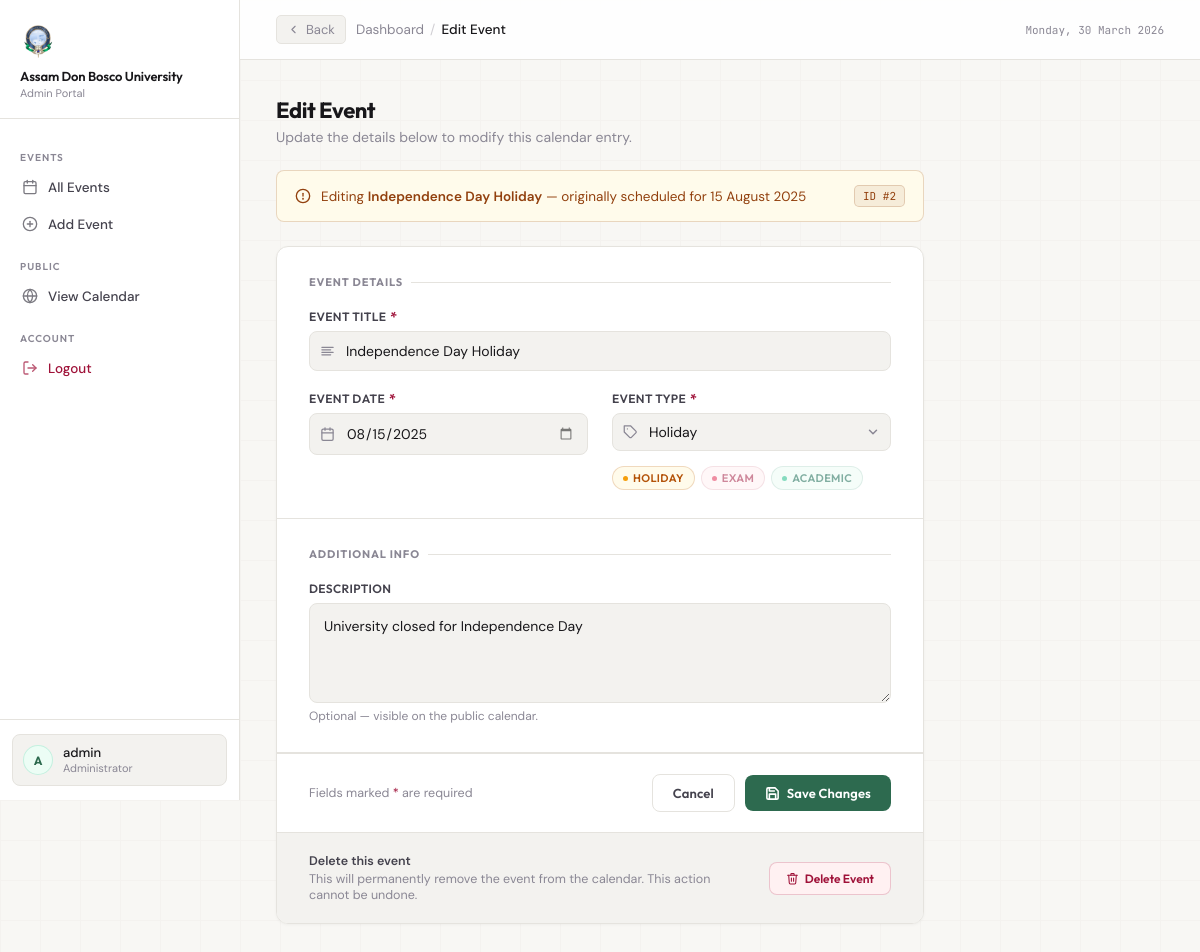
The app's page /academic/admin/edit_event.php?id=2 (signed in) with its own data.
### tables this page shows
CREATE TABLE IF NOT EXISTS `events` (
  `id` int NOT NULL AUTO_INCREMENT,
  `title` varchar(200) DEFAULT NULL,
  `type` varchar(50) DEFAULT NULL,
  `event_date` date DEFAULT NULL,
  `description` text,
  PRIMARY KEY (`id`)
);

### academic/admin/edit_event.php (the view, shortened to what this page needs)
<?php
include "../config.php";
$id = (int)$_GET['id'];
$stmt = $conn->prepare("SELECT * FROM events WHERE id=?");
$stmt->bind_param("i", $id);
$stmt->execute();
$result = $stmt->get_result();
$event  = $result->fetch_assoc();
$val = [
  'title'       => isset($_POST['title'])       ? $_POST['title']       : $event['title'],
  'date'        => isset($_POST['date'])         ? $_POST['date']        : $event['event_date'],
  'type'        => isset($_POST['type'])         ? $_POST['type']        : $event['type'],
  'description' => isset($_POST['description'])  ? $_POST['description'] : $event['description'],
];
?>
<!DOCTYPE html>
<html lang="en">
<head>
</head>
<body>
<aside class="sidebar" id="sidebar">
  <div class="sidebar-brand">
    <img src="../logo.png" alt="ADBU Logo">
    <div>
      <div class="sidebar-brand-name">Assam Don Bosco University</div>
      <div class="sidebar-brand-sub">Admin Portal</div>
    </div>
  </div>
  <nav class="sidebar-nav">
    <div class="nav-section-label">Events</div>
    <a href="dashboard.php" class="nav-item">
      <svg viewBox="0 0 24 24" fill="none" stroke="currentColor" stroke-width="2" stroke-linecap="round" stroke-linejoin="round">
        <rect x="3" y="4" width="18" height="18" rx="2"/><line x1="16" y1="2" x2="16" y2="6"/><line x1="8" y1="2" x2="8" y2="6"/><line x1="3" y1="10" x2="21" y2="10"/>
      </svg>
      All Events
    </a>
    <a href="add_event.php" class="nav-item">
      <svg viewBox="0 0 24 24" fill="none" stroke="currentColor" stroke-width="2" stroke-linecap="round" stroke-linejoin="round">
        <circle cx="12" cy="12" r="10"/><line x1="12" y1="8" x2="12" y2="16"/><line x1="8" y1="12" x2="16" y2="12"/>
      </svg>
      Add Event
    </a>
    <div class="nav-section-label">Public</div>
    <a href="../index.php" class="nav-item" target="_blank">
      <svg viewBox="0 0 24 24" fill="none" stroke="currentColor" stroke-width="2" stroke-linecap="round" stroke-linejoin="round">
        <circle cx="12" cy="12" r="10"/><line x1="2" y1="12" x2="22" y2="12"/>
        <path d="M12 2a15.3 15.3 0 0 1 4 10 15.3 15.3 0 0 1-4 10 15.3 15.3 0 0 1-4-10 15.3 15.3 0 0 1 4-10z"/>
      </svg>
      View Calendar
    </a>
    <div class="nav-section-label">Account</div>
    <a href="../logout.php" class="nav-item danger">
      <svg viewBox="0 0 24 24" fill="none" stroke="currentColor" stroke-width="2" stroke-linecap="round" stroke-linejoin="round">
        <path d="M9 21H5a2 2 0 0 1-2-2V5a2 2 0 0 1 2-2h4"/>
        <polyline points="16 17 21 12 16 7"/><line x1="21" y1="12" x2="9" y2="12"/>
      </svg>
      Logout
    </a>
  </nav>
  <div class="sidebar-footer">
    <div class="user-chip">
      <div class="user-avatar"><?= strtoupper(substr($_SESSION['username'], 0, 1)) ?></div>
      <div>
        <div class="user-name"><?= htmlspecialchars($_SESSION['username']) ?></div>
        <div class="user-role">Administrator</div>
      </div>
    </div>
  </div>
</aside>
<div class="main">
  <div class="topbar">
    <div class="topbar-left">
      <a href="dashboard.php" class="back-btn">
        <svg viewBox="0 0 24 24" fill="none" stroke="currentColor" stroke-width="2" stroke-linecap="round" stroke-linejoin="round">
          <polyline points="15 18 9 12 15 6"/>
        </svg>
        Back
      </a>
      <div class="topbar-breadcrumb">
        <a href="dashboard.php">Dashboard</a>
        <span class="sep">/</span>
        <span class="current">Edit Event</span>
      </div>
    </div>
    <span class="topbar-date"><?= date('l, j F Y') ?></span>
  </div>
  <div class="content">
    <div class="page-header">
      <div class="page-title">Edit Event</div>
      <div class="page-desc">Update the details below to modify this calendar entry.</div>
    </div>
    <div class="event-meta-strip">
      <svg viewBox="0 0 24 24" fill="none" stroke="currentColor" stroke-width="2" stroke-linecap="round" stroke-linejoin="round">
        <circle cx="12" cy="12" r="10"/><line x1="12" y1="8" x2="12" y2="12"/><circle cx="12" cy="16" r="0.5" fill="currentColor"/>
      </svg>
      <span class="event-meta-text">
        Editing <strong><?= htmlspecialchars($event['title']) ?></strong>
        &mdash; originally scheduled for <?= date('j F Y', strtotime($event['event_date'])) ?>
      </span>
      <span class="event-id-badge">ID #<?= $event['id'] ?></span>
    </div>
    <div class="form-card">
      <form method="post" novalidate>
        <div class="form-section">
          <div class="form-section-label">Event Details</div>
          <div class="form-grid">
            <div class="field field-full">
              <label for="title">Event Title <span class="req">*</span></label>
              <div class="input-wrap">
                <input type="text" id="title" name="title"
                  placeholder="Event title"
                  required autocomplete="off"
                  value="<?= htmlspecialchars($val['title']) ?>">
              </div>
            </div>
            <div class="field">
              <label for="date">Event Date <span class="req">*</span></label>
              <div class="input-wrap">
                <input type="date" id="date" name="date" required
                  value="<?= htmlspecialchars($val['date']) ?>">
              </div>
            </div>
            <div class="field">
              <label for="type">Event Type <span class="req">*</span></label>
              <div class="input-wrap select-wrap">
                <select id="type" name="type" required>
                  <option value="Holiday"  <?= $val['type']==='Holiday'  ? 'selected' : '' ?>>Holiday</option>
                </select>
              </div>
              <div class="type-pills">
                <span class="type-pill-opt" style="color:#b45309;background:#fffbeb;border-color:rgba(180,83,9,0.2)">
                  <span class="type-pill-dot" style="background:#f59e0b"></span>Holiday
                </span>
                <span class="type-pill-opt" style="color:#9f1239;background:#fff1f2;border-color:rgba(159,18,57,0.2)">
                  <span class="type-pill-dot" style="background:#e11d48"></span>Exam
                </span>
                <span class="type-pill-opt" style="color:#065f46;background:#ecfdf5;border-color:rgba(6,95,70,0.2)">
                  <span class="type-pill-dot" style="background:#10b981"></span>Academic
                </span>
              </div>
            </div>
          </div>
        </div>
        <div class="form-section">
          <div class="form-section-label">Additional Info</div>
          <div class="field">
            <label for="description">Description</label>
            <textarea id="description" name="description"
              placeholder="Add any relevant notes, venue details, or instructions…"><?= htmlspecialchars($val['description']) ?></textarea>
            <span class="field-hint">Optional — visible on the public calendar.</span>
          </div>
        </div>
        <div class="form-actions">
          <span class="form-actions-note">Fields marked <em>*</em> are required</span>
          <div class="form-actions-right">
            <a href="dashboard.php" class="btn btn-ghost">Cancel</a>
            <button type="submit" name="update" class="btn btn-primary">
              <svg viewBox="0 0 24 24" fill="none" stroke="currentColor" stroke-width="2.5" stroke-linecap="round" stroke-linejoin="round">
                <path d="M19 21H5a2 2 0 0 1-2-2V5a2 2 0 0 1 2-2h11l5 5v11a2 2 0 0 1-2 2z"/>
                <polyline points="17 21 17 13 7 13 7 21"/><polyline points="7 3 7 8 15 8"/>
              </svg>
              Save Changes
            </button>
          </div>
        </div>
      </form>
      <div class="danger-zone">
        <div class="danger-zone-text">
          <strong>Delete this event</strong>
          This will permanently remove the event from the calendar. This action cannot be undone.
        </div>
        <a href="delete_event.php?id=<?= $event['id'] ?>"
          class="btn-delete-event"
          onclick="return confirm('Permanently delete this event? This cannot be undone.')">
          <svg viewBox="0 0 24 24" fill="none" stroke="currentColor" stroke-width="2" stroke-linecap="round" stroke-linejoin="round">
            <polyline points="3 6 5 6 21 6"/>
            <path d="M19 6l-1 14a2 2 0 0 1-2 2H8a2 2 0 0 1-2-2L5 6"/>
            <path d="M10 11v6"/><path d="M14 11v6"/>
            <path d="M9 6V4a1 1 0 0 1 1-1h4a1 1 0 0 1 1 1v2"/>
          </svg>
          Delete Event
        </a>
      </div>
    </div>
  </div>
</div>
</body>
</html>

### records on screen
events: title "Independence Day Holiday", event_date "15 August 2025", id "2", date "08/15/2025", type "Holiday", description "University closed for Independence Day"

### other values on screen
substr($_SESSION['username'], 0, 1) "A"
$_SESSION['username'] "admin"
